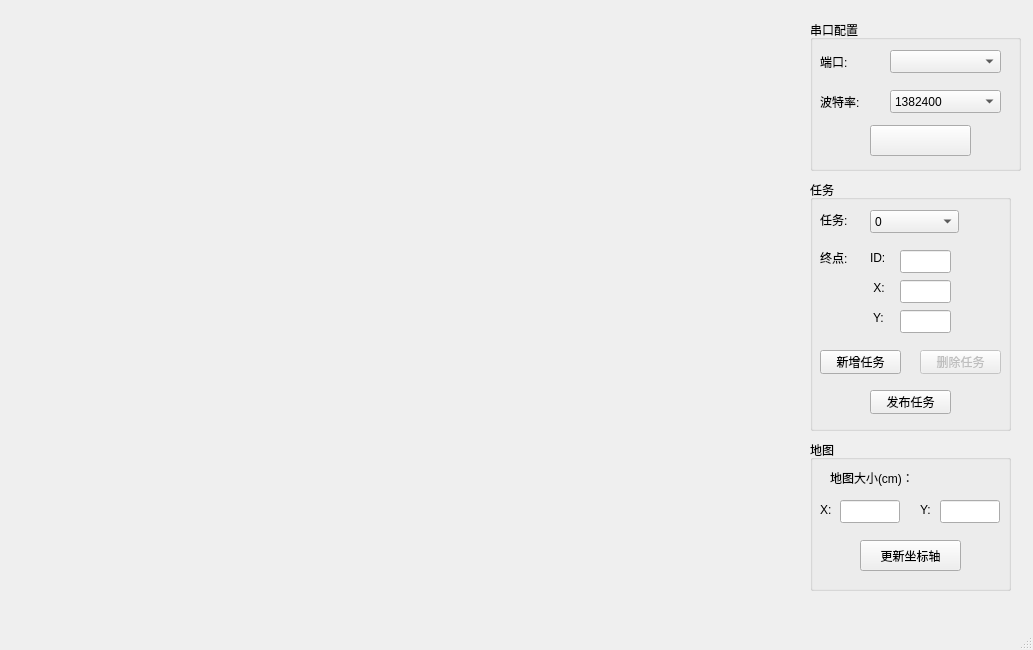
<?xml version="1.0" encoding="UTF-8"?>
<ui version="4.0">
 <class>MainWindow</class>
 <widget class="QMainWindow" name="MainWindow">
  <property name="geometry">
   <rect>
    <x>0</x>
    <y>0</y>
    <width>1033</width>
    <height>650</height>
   </rect>
  </property>
  <property name="windowTitle">
   <string>MainWindow</string>
  </property>
  <widget class="QWidget" name="centralwidget">
   <widget class="QCustomPlot" name="widget" native="true">
    <property name="geometry">
     <rect>
      <x>0</x>
      <y>0</y>
      <width>800</width>
      <height>600</height>
     </rect>
    </property>
   </widget>
   <widget class="QGroupBox" name="groupBox">
    <property name="geometry">
     <rect>
      <x>810</x>
      <y>20</y>
      <width>211</width>
      <height>151</height>
     </rect>
    </property>
    <property name="sizePolicy">
     <sizepolicy hsizetype="Preferred" vsizetype="Preferred">
      <horstretch>0</horstretch>
      <verstretch>0</verstretch>
     </sizepolicy>
    </property>
    <property name="title">
     <string>串口配置</string>
    </property>
    <widget class="QLabel" name="label">
     <property name="geometry">
      <rect>
       <x>10</x>
       <y>30</y>
       <width>41</width>
       <height>23</height>
      </rect>
     </property>
     <property name="text">
      <string>端口:</string>
     </property>
    </widget>
    <widget class="QComboBox" name="serialportBox">
     <property name="geometry">
      <rect>
       <x>80</x>
       <y>30</y>
       <width>111</width>
       <height>23</height>
      </rect>
     </property>
     <property name="font">
      <font>
       <weight>50</weight>
       <bold>false</bold>
      </font>
     </property>
     <item>
      <property name="text">
       <string/>
      </property>
     </item>
    </widget>
    <widget class="QLabel" name="label_2">
     <property name="geometry">
      <rect>
       <x>10</x>
       <y>70</y>
       <width>61</width>
       <height>23</height>
      </rect>
     </property>
     <property name="text">
      <string>波特率:</string>
     </property>
    </widget>
    <widget class="QComboBox" name="baudrateBox">
     <property name="geometry">
      <rect>
       <x>80</x>
       <y>70</y>
       <width>111</width>
       <height>23</height>
      </rect>
     </property>
     <property name="currentText">
      <string>9600</string>
     </property>
     <item>
      <property name="text">
       <string>1382400</string>
      </property>
     </item>
     <item>
      <property name="text">
       <string>921600</string>
      </property>
     </item>
     <item>
      <property name="text">
       <string>460800</string>
      </property>
     </item>
     <item>
      <property name="text">
       <string>256000</string>
      </property>
     </item>
     <item>
      <property name="text">
       <string>230400</string>
      </property>
     </item>
     <item>
      <property name="text">
       <string>128000</string>
      </property>
     </item>
     <item>
      <property name="text">
       <string>115200</string>
      </property>
     </item>
     <item>
      <property name="text">
       <string>76800</string>
      </property>
     </item>
     <item>
      <property name="text">
       <string>57600</string>
      </property>
     </item>
     <item>
      <property name="text">
       <string>43000</string>
      </property>
     </item>
     <item>
      <property name="text">
       <string>38400</string>
      </property>
     </item>
     <item>
      <property name="text">
       <string>19200</string>
      </property>
     </item>
     <item>
      <property name="text">
       <string>14400</string>
      </property>
     </item>
     <item>
      <property name="text">
       <string>9600</string>
      </property>
     </item>
     <item>
      <property name="text">
       <string>4800</string>
      </property>
     </item>
     <item>
      <property name="text">
       <string>2400</string>
      </property>
     </item>
     <item>
      <property name="text">
       <string>1200</string>
      </property>
     </item>
    </widget>
    <widget class="QPushButton" name="openButton">
     <property name="geometry">
      <rect>
       <x>60</x>
       <y>105</y>
       <width>101</width>
       <height>31</height>
      </rect>
     </property>
     <property name="text">
      <string/>
     </property>
    </widget>
   </widget>
   <widget class="QGroupBox" name="groupBox_2">
    <property name="geometry">
     <rect>
      <x>810</x>
      <y>180</y>
      <width>201</width>
      <height>251</height>
     </rect>
    </property>
    <property name="title">
     <string>任务</string>
    </property>
    <widget class="QPushButton" name="newTaskButton">
     <property name="geometry">
      <rect>
       <x>10</x>
       <y>170</y>
       <width>81</width>
       <height>24</height>
      </rect>
     </property>
     <property name="text">
      <string>新增任务</string>
     </property>
    </widget>
    <widget class="QComboBox" name="taskBox">
     <property name="geometry">
      <rect>
       <x>60</x>
       <y>30</y>
       <width>89</width>
       <height>23</height>
      </rect>
     </property>
     <item>
      <property name="text">
       <string>0</string>
      </property>
     </item>
    </widget>
    <widget class="QPushButton" name="postTaskButton">
     <property name="geometry">
      <rect>
       <x>60</x>
       <y>210</y>
       <width>81</width>
       <height>24</height>
      </rect>
     </property>
     <property name="text">
      <string>发布任务</string>
     </property>
    </widget>
    <widget class="QLabel" name="label_3">
     <property name="enabled">
      <bool>true</bool>
     </property>
     <property name="geometry">
      <rect>
       <x>10</x>
       <y>70</y>
       <width>41</width>
       <height>16</height>
      </rect>
     </property>
     <property name="text">
      <string>终点:</string>
     </property>
    </widget>
    <widget class="QLabel" name="label_4">
     <property name="enabled">
      <bool>true</bool>
     </property>
     <property name="geometry">
      <rect>
       <x>60</x>
       <y>100</y>
       <width>21</width>
       <height>16</height>
      </rect>
     </property>
     <property name="text">
      <string> X:</string>
     </property>
    </widget>
    <widget class="QLabel" name="label_5">
     <property name="enabled">
      <bool>true</bool>
     </property>
     <property name="geometry">
      <rect>
       <x>60</x>
       <y>130</y>
       <width>21</width>
       <height>16</height>
      </rect>
     </property>
     <property name="text">
      <string> Y:</string>
     </property>
    </widget>
    <widget class="QLineEdit" name="editEndX">
     <property name="enabled">
      <bool>true</bool>
     </property>
     <property name="geometry">
      <rect>
       <x>90</x>
       <y>100</y>
       <width>51</width>
       <height>23</height>
      </rect>
     </property>
    </widget>
    <widget class="QLineEdit" name="editEndY">
     <property name="enabled">
      <bool>true</bool>
     </property>
     <property name="geometry">
      <rect>
       <x>90</x>
       <y>130</y>
       <width>51</width>
       <height>23</height>
      </rect>
     </property>
    </widget>
    <widget class="QPushButton" name="deleteTaskButton">
     <property name="enabled">
      <bool>false</bool>
     </property>
     <property name="geometry">
      <rect>
       <x>110</x>
       <y>170</y>
       <width>81</width>
       <height>24</height>
      </rect>
     </property>
     <property name="text">
      <string>删除任务</string>
     </property>
    </widget>
    <widget class="QLabel" name="label_9">
     <property name="enabled">
      <bool>true</bool>
     </property>
     <property name="geometry">
      <rect>
       <x>10</x>
       <y>32</y>
       <width>41</width>
       <height>16</height>
      </rect>
     </property>
     <property name="text">
      <string>任务:</string>
     </property>
    </widget>
    <widget class="QLabel" name="label_6">
     <property name="enabled">
      <bool>true</bool>
     </property>
     <property name="geometry">
      <rect>
       <x>60</x>
       <y>70</y>
       <width>21</width>
       <height>16</height>
      </rect>
     </property>
     <property name="text">
      <string>ID:</string>
     </property>
    </widget>
    <widget class="QLineEdit" name="editID">
     <property name="enabled">
      <bool>true</bool>
     </property>
     <property name="geometry">
      <rect>
       <x>90</x>
       <y>70</y>
       <width>51</width>
       <height>23</height>
      </rect>
     </property>
    </widget>
   </widget>
   <widget class="QGroupBox" name="groupBox_3">
    <property name="geometry">
     <rect>
      <x>810</x>
      <y>440</y>
      <width>201</width>
      <height>151</height>
     </rect>
    </property>
    <property name="title">
     <string>地图</string>
    </property>
    <widget class="QPushButton" name="updateMapButton">
     <property name="geometry">
      <rect>
       <x>50</x>
       <y>100</y>
       <width>101</width>
       <height>31</height>
      </rect>
     </property>
     <property name="text">
      <string>更新坐标轴</string>
     </property>
    </widget>
    <widget class="QLabel" name="label_7">
     <property name="geometry">
      <rect>
       <x>20</x>
       <y>30</y>
       <width>101</width>
       <height>16</height>
      </rect>
     </property>
     <property name="text">
      <string>地图大小(cm)：</string>
     </property>
    </widget>
    <widget class="QLabel" name="label_8">
     <property name="geometry">
      <rect>
       <x>10</x>
       <y>62</y>
       <width>21</width>
       <height>16</height>
      </rect>
     </property>
     <property name="text">
      <string>X:</string>
     </property>
    </widget>
    <widget class="QLabel" name="label_10">
     <property name="geometry">
      <rect>
       <x>110</x>
       <y>62</y>
       <width>21</width>
       <height>16</height>
      </rect>
     </property>
     <property name="text">
      <string>Y:</string>
     </property>
    </widget>
    <widget class="QLineEdit" name="editMapX">
     <property name="geometry">
      <rect>
       <x>30</x>
       <y>60</y>
       <width>60</width>
       <height>23</height>
      </rect>
     </property>
    </widget>
    <widget class="QLineEdit" name="editMapY">
     <property name="geometry">
      <rect>
       <x>130</x>
       <y>60</y>
       <width>60</width>
       <height>23</height>
      </rect>
     </property>
    </widget>
   </widget>
  </widget>
  <widget class="QMenuBar" name="menubar">
   <property name="geometry">
    <rect>
     <x>0</x>
     <y>0</y>
     <width>1033</width>
     <height>25</height>
    </rect>
   </property>
  </widget>
  <widget class="QStatusBar" name="statusbar"/>
 </widget>
 <customwidgets>
  <customwidget>
   <class>QCustomPlot</class>
   <extends>QWidget</extends>
   <header location="global">qcustomplot.h</header>
   <container>1</container>
  </customwidget>
 </customwidgets>
 <resources/>
 <connections/>
</ui>
